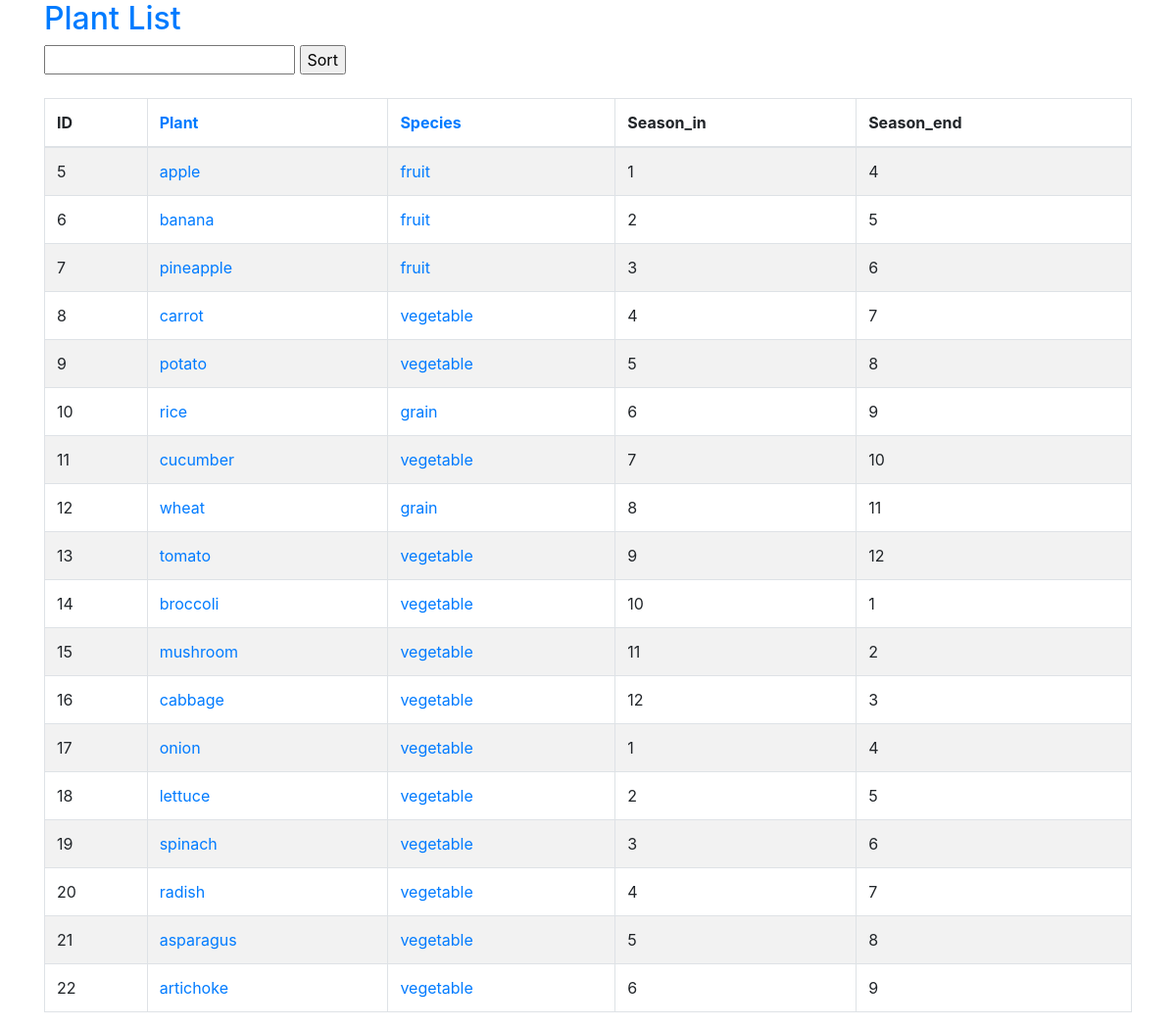
Page /hsapp/plant_list/ (signed in) on the committed database.
### hsapp/models.py (models this page shows, shortened)
class Plant(models.Model):
    name = models.CharField(max_length=128)
    species = models.CharField(max_length=128, blank=True)
    season_in = models.IntegerField()   # in month
    season_end = models.IntegerField()  # end month

### hsapp/views.py (the view)
# urls.py: path('plant_list/', views.PlantList.as_view(), name='plant_list'),
class PlantList(LoginRequiredMixin, ListView):
    model = Plant
    template_name = 'hsapp/plant_list.html'

### hsapp/templates/hsapp/plant_list.html (shortened to what this page needs)
{% extends 'hsapp/base.html' %}
{% load static %}
{% block content %}
    <h2><a href="{% url 'hsapp:plant_list' %}">Plant List</a></h2>
    <form method="get" action="{% url 'hsapp:plant_list' %}">
        <input type="text" value="" name="order_by">
        <input type="submit" value="Sort">
    </form>
    <br>
    <table class="table table-striped table-bordered">
        <thead>
            <tr>
                <th>ID</th>
                <th><a href="#">Plant</a></th>
                <th><a href="#">Species</a></th>
                <th>Season_in</th>
                <th>Season_end</th>
            </tr>
        </thead>
        <tbody>
            {% for plant in plant_list%}
            <tr>
                <td>{{ plant.id }}</td>
                <td><a href="{% url 'hsapp:plant_detail' pk=plant.id %}">{{ plant.name }}</a></td>
                <td><a href="#">{{ plant.species }}</a></td>
                <td>{{ plant.season_in }}</td>
                <td>{{ plant.season_end }}</td>
            </tr>
            {% endfor %}
        </tbody>
    </table>
{% endblock content %}

### rows in the picture
Plant: id "5", name "apple", species "fruit", season_in "1", season_end "4"
Plant: id "6", name "banana", species "fruit", season_in "2", season_end "5"
Plant: id "7", name "pineapple", species "fruit", season_in "3", season_end "6"
Plant: id "8", name "carrot", species "vegetable", season_in "4", season_end "7"
Plant: id "9", name "potato", species "vegetable", season_in "5", season_end "8"
Plant: id "10", name "rice", species "grain", season_in "6", season_end "9"
Plant: id "11", name "cucumber", species "vegetable", season_in "7", season_end "10"
Plant: id "12", name "wheat", species "grain", season_in "8", season_end "11"
Plant: id "13", name "tomato", species "vegetable", season_in "9", season_end "12"
Plant: id "14", name "broccoli", species "vegetable", season_in "10", season_end "1"
Plant: id "15", name "mushroom", species "vegetable", season_in "11", season_end "2"
Plant: id "16", name "cabbage", species "vegetable", season_in "12", season_end "3"
Plant: id "17", name "onion", species "vegetable", season_in "1", season_end "4"
Plant: id "18", name "lettuce", species "vegetable", season_in "2", season_end "5"
Plant: id "19", name "spinach", species "vegetable", season_in "3", season_end "6"
Plant: id "20", name "radish", species "vegetable", season_in "4", season_end "7"
Plant: id "21", name "asparagus", species "vegetable", season_in "5", season_end "8"
Plant: id "22", name "artichoke", species "vegetable", season_in "6", season_end "9"
